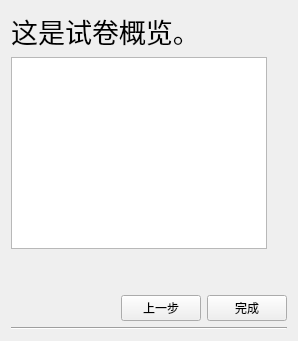
     <widget class="QWidget" name="sum">
      <layout class="QHBoxLayout" name="horizontalLayout_50">
       <item>
        <layout class="QVBoxLayout" name="verticalLayout_30">
         <item>
          <layout class="QVBoxLayout" name="verticalLayout_24">
           <item>
            <layout class="QVBoxLayout" name="verticalLayout_23">
             <item>
              <layout class="QHBoxLayout" name="horizontalLayout_48">
               <item>
                <widget class="QLabel" name="label_21">
                 <property name="font">
                  <font>
                   <family>宋体</family>
                   <pointsize>20</pointsize>
                  </font>
                 </property>
                 <property name="text">
                  <string>这是试卷概览。</string>
                 </property>
                 <property name="textFormat">
                  <enum>Qt::RichText</enum>
                 </property>
                 <property name="alignment">
                  <set>Qt::AlignCenter</set>
                 </property>
                </widget>
               </item>
               <item>
                <spacer name="horizontalSpacer_12">
                 <property name="orientation">
                  <enum>Qt::Horizontal</enum>
                 </property>
                 <property name="sizeHint" stdset="0">
                  <size>
                   <width>40</width>
                   <height>20</height>
                  </size>
                 </property>
                </spacer>
               </item>
              </layout>
             </item>
             <item>
              <layout class="QHBoxLayout" name="horizontalLayout_49">
               <item>
                <widget class="QTextEdit" name="textEdit_sum">
                 <property name="font">
                  <font>
                   <pointsize>12</pointsize>
                  </font>
                 </property>
                 <property name="readOnly">
                  <bool>true</bool>
                 </property>
                </widget>
               </item>
               <item>
                <spacer name="verticalSpacer_12">
                 <property name="orientation">
                  <enum>Qt::Vertical</enum>
                 </property>
                 <property name="sizeType">
                  <enum>QSizePolicy::Preferred</enum>
                 </property>
                 <property name="sizeHint" stdset="0">
                  <size>
                   <width>20</width>
                   <height>180</height>
                  </size>
                 </property>
                </spacer>
               </item>
              </layout>
             </item>
            </layout>
           </item>
           <item>
            <layout class="QHBoxLayout" name="horizontalLayout_46">
             <item>
              <widget class="QLabel" name="label_20">
               <property name="text">
                <string/>
               </property>
               <property name="pixmap">
                <pixmap resource="resource.qrc">:/UI/guide_bkg.png</pixmap>
               </property>
              </widget>
             </item>
             <item>
              <spacer name="horizontalSpacer_11">
               <property name="orientation">
                <enum>Qt::Horizontal</enum>
               </property>
               <property name="sizeHint" stdset="0">
                <size>
                 <width>40</width>
                 <height>20</height>
                </size>
               </property>
              </spacer>
             </item>
             <item>
              <layout class="QVBoxLayout" name="verticalLayout_22">
               <item>
                <spacer name="verticalSpacer_11">
                 <property name="orientation">
                  <enum>Qt::Vertical</enum>
                 </property>
                 <property name="sizeType">
                  <enum>QSizePolicy::Expanding</enum>
                 </property>
                 <property name="sizeHint" stdset="0">
                  <size>
                   <width>20</width>
                   <height>40</height>
                  </size>
                 </property>
                </spacer>
               </item>
               <item>
                <layout class="QHBoxLayout" name="horizontalLayout_47">
                 <item>
                  <widget class="QPushButton" name="sum_prev">
                   <property name="text">
                    <string>上一步</string>
                   </property>
                  </widget>
                 </item>
                 <item>
                  <widget class="QPushButton" name="sum_finish">
                   <property name="text">
                    <string>完成</string>
                   </property>
                  </widget>
                 </item>
                </layout>
               </item>
              </layout>
             </item>
            </layout>
           </item>
          </layout>
         </item>
         <item>
          <widget class="Line" name="line_6">
           <property name="orientation">
            <enum>Qt::Horizontal</enum>
           </property>
          </widget>
         </item>
        </layout>
       </item>
      </layout>
     </widget>
